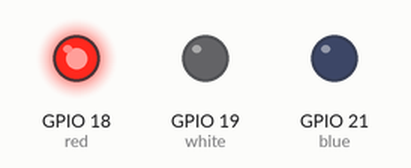
Recording of a program running on a simulated Raspberry Pi (BCM pin numbers). Shown: output pins drawn as LEDs (lit = HIGH).

Above: at 0.5 s.
At 2.5 s:
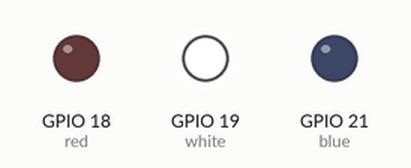
At 4.5 s:
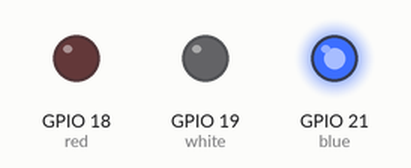
At 5.5 s:
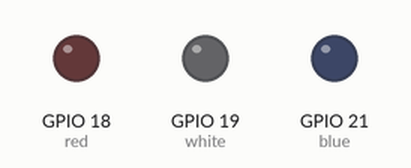
Timing chart, 0 to 7.8 s (numbered marks = the images above):
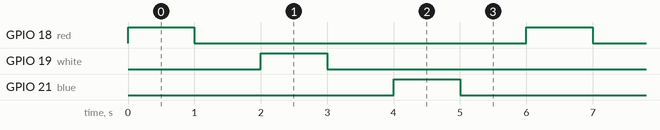

Measured:
- by itself, GPIO 18 (red), GPIO 19 (white), GPIO 21 (blue): alternates HIGH for 1.0 s and LOW for 5.0 s
- by itself, everything shown: repeats every 6.0 s, in 6 steps

The program:

RWBled.py
```python
from gpiozero import LED
from time import sleep

red = LED(18)
white = LED(19)
blue = LED(21)

while True:
	red.on()
	sleep(1)
	red.off()
	sleep(1)
	white.on()
	sleep(1)
	white.off()
	sleep(1)
	blue.on()
	sleep(1)
	blue.off()
	sleep(1)
```
